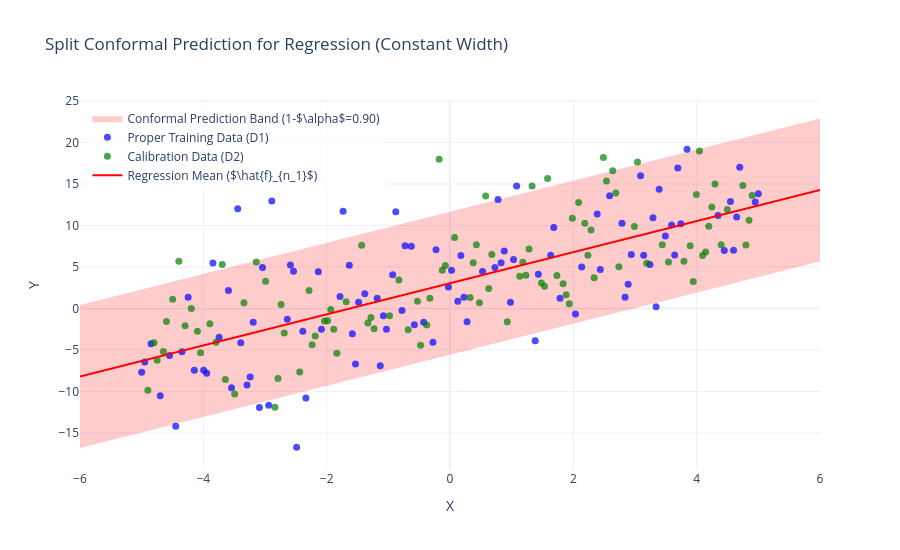

The code cell stored with this chart in its notebook:
### Code cell
import plotly.graph_objs as go

# Create interactive Plotly scatter plot for training and calibration data
trace_train = go.Scatter(
    x=np.array(X_D1[:, 0]),
    y=np.array(y_D1),
    mode="markers",
    marker=dict(color="blue", size=7, opacity=0.7),
    name="Proper Training Data (D1)",
)
trace_calib = go.Scatter(
    x=np.array(X_D2[:, 0]),
    y=np.array(y_D2),
    mode="markers",
    marker=dict(color="green", size=7, opacity=0.7),
    name="Calibration Data (D2)",
)

# Regression mean line
trace_mean = go.Scatter(
    x=np.array(X_test_plot[:, 0]),
    y=np.array(y_test_pred_mean),
    mode="lines",
    line=dict(color="red", width=2),
    name="Regression Mean ($\\hat{f}_{n_1}$)",
)

# Conformal prediction band (shaded area)
trace_band = go.Scatter(
    x=np.concatenate([np.array(X_test_plot[:, 0]), np.array(X_test_plot[::-1, 0])]),
    y=np.concatenate([np.array(lower_bound), np.array(upper_bound[::-1])]),
    fill="toself",
    fillcolor="rgba(255,0,0,0.2)",
    line=dict(color="rgba(255,0,0,0)"),
    hoverinfo="skip",
    name=f"Conformal Prediction Band (1-$\\alpha$={1 - alpha_level:.2f})",
)

layout = go.Layout(
    title="Split Conformal Prediction for Regression (Constant Width)",
    xaxis=dict(title="X"),
    yaxis=dict(title="Y"),
    legend=dict(x=0.01, y=0.99, bgcolor="rgba(255,255,255,0.7)"),
    width=900,
    height=550,
    template="plotly_white",
)

fig = go.Figure(data=[trace_band, trace_train, trace_calib, trace_mean], layout=layout)
fig.show()
